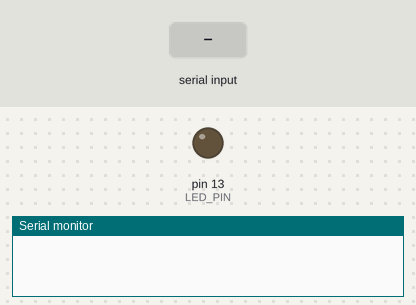
A sketch run on a simulated Arduino Uno, built with avr-gcc and run on an emulated ATmega328P. Parts: output pins drawn as LEDs (lit = HIGH), the last lines printed to the serial monitor. Inputs (shaded band) come from the test bench.

Above: at 1.2 s.
1.3 s: "1" received over Serial
At 2.4 s:
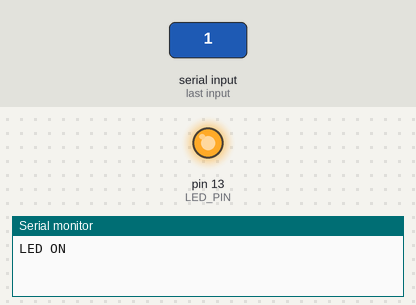
2.8 s: "0" received over Serial
At 3.5 s:
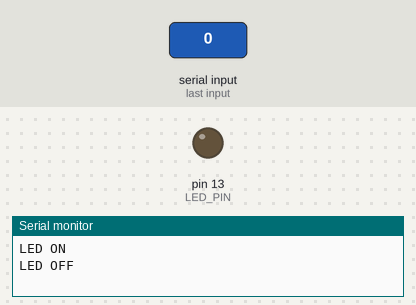
Timing chart, 0 to 5.8 s (numbered marks = the images above; inputs shaded):
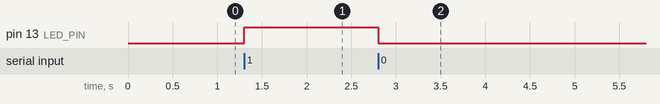

Measured:
- after the input at 1.3 s, pin 13 (LED_PIN): LOW → HIGH at once
- after the input at 2.8 s, pin 13 (LED_PIN): HIGH → LOW at once

The sketch:

arduino_example.ino
```cpp
#define LED_PIN 13  // Using the built-in LED on most Arduino boards

void setup() {
    Serial.begin(9600);  // Start serial communication
    pinMode(LED_PIN, OUTPUT);
}

void loop() {
    if (Serial.available() > 0) {  // Check if data is available to read
        char receivedChar = Serial.read();  // Read the incoming data

        // Ensure the received character is valid
        if (receivedChar == '0') {
            digitalWrite(LED_PIN, LOW);  // Turn off the LED
            Serial.println("LED OFF");
        }
        else if (receivedChar == '1') {
            digitalWrite(LED_PIN, HIGH);  // Turn on the LED
            Serial.println("LED ON");
        }
        else if (receivedChar == '2') {
            Serial.println("Received 2: No LED action.");
        }
        else {
            Serial.println("Invalid input received.");
        }
    }
}
```
